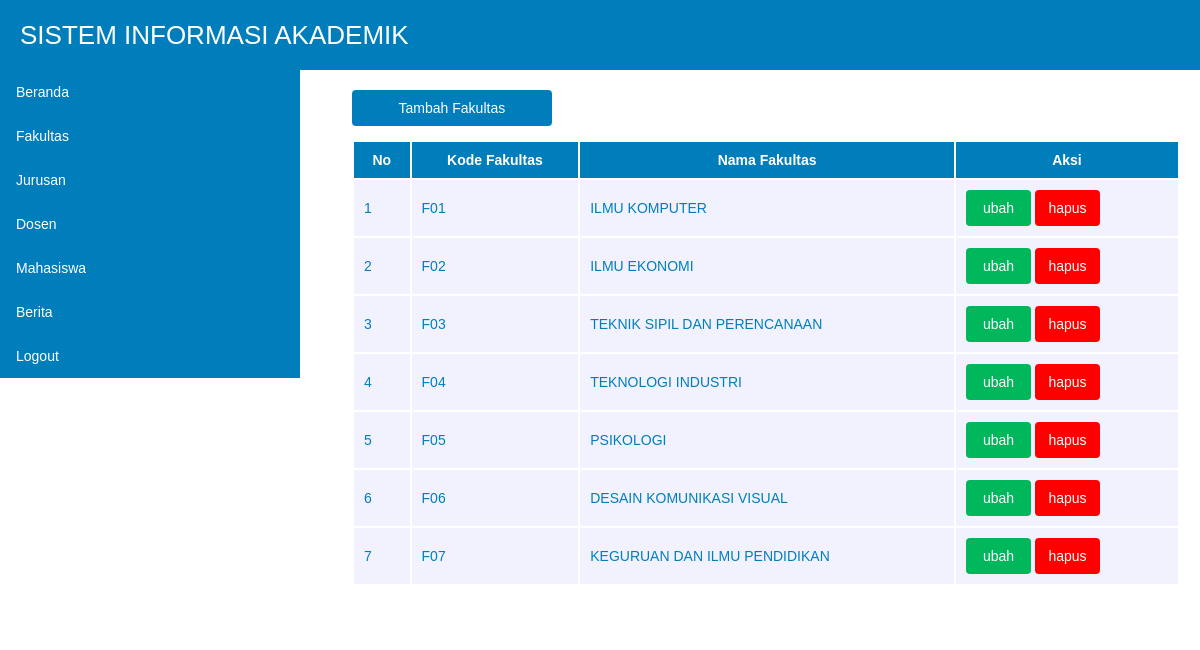
The page /admin/index.php?p=fakultas (signed in) on the database its author committed.
### tables this page shows
CREATE TABLE IF NOT EXISTS `fakultas` (
  `kdfakultas` varchar(20) NOT NULL,
  `nmfakultas` varchar(50) NOT NULL,
  PRIMARY KEY (`kdfakultas`)
);

### admin/fakultas.php (the view, shortened to what this page needs)
<a href="?p=fakultasadd"><button class="btn btn-add">Tambah Fakultas</button></a><p>
<table>
	<tr>
		<th>No</th>
		<th>Kode Fakultas</th>
		<th>Nama Fakultas</th>
		<th>Aksi</th>
	</tr>
	<?php
	$no = 1;
	$tampil = mysqli_query($kon, "select * from fakultas");
	while($data = mysqli_fetch_array($tampil)) { ?>
		<tr>
			<td><?php echo $no++;?></td>
			<td><?php echo $data['kdfakultas'];?></td>
			<td><?php echo $data['nmfakultas'];?></td>
			<td>
				<a href="?p=fakultasedit&kdfakultas=<?php echo $data['kdfakultas'];?>"><button class="btn btn-edit">ubah</button></a>
				<a href="?p=fakultas&del&kdfakultas=<?php echo $data['kdfakultas'];?>"><button class="btn btn-del">hapus</button></a>
			</td>
		</tr>
	<?php } ?>
</table>

### admin/style.css (style rules this page uses)
table { width:100%; border-color:#007EBB; }
th { text-align:center; padding:10px; background-color:#007EBB; color:#FFFFFF; font-family:Arial; font-size:14px; }
td { padding:10px; background-color:#F2F2FF; font-size:14px; color:#007EBB; }
a { color:#FF6600; text-decoration:none; }
.btn { font-family:Arial; font-size:14px; padding:9px 9px; text-align:center; cursor:pointer; border:1px solid transparent; border-radius:4px; }
.btn-add { color:#FFFFFF; background-color:#007EBB; width:200px; }
.btn-edit { color:#FFFFFF; background-color:#00B75B; width:65px; }
.btn-del { color:#FFFFFF; background-color:#FF0000; width:65px; }

### rows shown on the page
fakultas: kdfakultas "F01", nmfakultas "ILMU KOMPUTER"
fakultas: kdfakultas "F02", nmfakultas "ILMU EKONOMI"
fakultas: kdfakultas "F03", nmfakultas "TEKNIK SIPIL DAN PERENCANAAN"
fakultas: kdfakultas "F04", nmfakultas "TEKNOLOGI INDUSTRI"
fakultas: kdfakultas "F05", nmfakultas "PSIKOLOGI"
fakultas: kdfakultas "F06", nmfakultas "DESAIN KOMUNIKASI VISUAL"
fakultas: kdfakultas "F07", nmfakultas "KEGURUAN DAN ILMU PENDIDIKAN"
